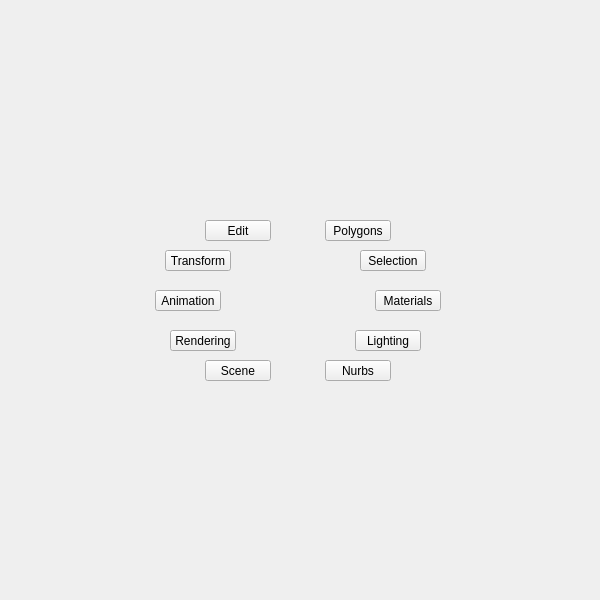
<?xml version="1.0" encoding="UTF-8"?>
<ui version="4.0">
 <class>QtUi</class>
 <widget class="QMainWindow" name="QtUi">
  <property name="enabled">
   <bool>true</bool>
  </property>
  <property name="geometry">
   <rect>
    <x>0</x>
    <y>0</y>
    <width>600</width>
    <height>600</height>
   </rect>
  </property>
  <property name="sizePolicy">
   <sizepolicy hsizetype="Ignored" vsizetype="Ignored">
    <horstretch>0</horstretch>
    <verstretch>0</verstretch>
   </sizepolicy>
  </property>
  <property name="minimumSize">
   <size>
    <width>0</width>
    <height>0</height>
   </size>
  </property>
  <property name="maximumSize">
   <size>
    <width>600</width>
    <height>600</height>
   </size>
  </property>
  <property name="cursor">
   <cursorShape>ArrowCursor</cursorShape>
  </property>
  <property name="windowTitle">
   <string>Toolkit</string>
  </property>
  <property name="whatsThis">
   <string>main</string>
  </property>
  <property name="toolButtonStyle">
   <enum>Qt::ToolButtonIconOnly</enum>
  </property>
  <property name="tabShape">
   <enum>QTabWidget::Triangular</enum>
  </property>
  <property name="dockNestingEnabled">
   <bool>true</bool>
  </property>
  <property name="dockOptions">
   <set>QMainWindow::AllowNestedDocks|QMainWindow::AllowTabbedDocks|QMainWindow::AnimatedDocks|QMainWindow::ForceTabbedDocks</set>
  </property>
  <widget class="QWidget" name="mainWindow">
   <property name="sizePolicy">
    <sizepolicy hsizetype="Ignored" vsizetype="Ignored">
     <horstretch>0</horstretch>
     <verstretch>0</verstretch>
    </sizepolicy>
   </property>
   <widget class="QWidget" name="r002" native="true">
    <property name="geometry">
     <rect>
      <x>155</x>
      <y>0</y>
      <width>286</width>
      <height>211</height>
     </rect>
    </property>
   </widget>
   <widget class="QWidget" name="r001" native="true">
    <property name="geometry">
     <rect>
      <x>155</x>
      <y>390</y>
      <width>286</width>
      <height>211</height>
     </rect>
    </property>
   </widget>
   <widget class="QWidget" name="main" native="true">
    <property name="geometry">
     <rect>
      <x>155</x>
      <y>220</y>
      <width>286</width>
      <height>161</height>
     </rect>
    </property>
    <widget class="QPushButton" name="i010">
     <property name="geometry">
      <rect>
       <x>170</x>
       <y>0</y>
       <width>66</width>
       <height>21</height>
      </rect>
     </property>
     <property name="minimumSize">
      <size>
       <width>0</width>
       <height>21</height>
      </size>
     </property>
     <property name="maximumSize">
      <size>
       <width>16777215</width>
       <height>21</height>
      </size>
     </property>
     <property name="whatsThis">
      <string>polygons</string>
     </property>
     <property name="text">
      <string>Polygons</string>
     </property>
    </widget>
    <widget class="QPushButton" name="i012">
     <property name="geometry">
      <rect>
       <x>220</x>
       <y>70</y>
       <width>66</width>
       <height>21</height>
      </rect>
     </property>
     <property name="minimumSize">
      <size>
       <width>0</width>
       <height>21</height>
      </size>
     </property>
     <property name="maximumSize">
      <size>
       <width>16777215</width>
       <height>21</height>
      </size>
     </property>
     <property name="whatsThis">
      <string>materials</string>
     </property>
     <property name="text">
      <string>Materials</string>
     </property>
    </widget>
    <widget class="QPushButton" name="i013">
     <property name="geometry">
      <rect>
       <x>0</x>
       <y>70</y>
       <width>66</width>
       <height>21</height>
      </rect>
     </property>
     <property name="minimumSize">
      <size>
       <width>0</width>
       <height>21</height>
      </size>
     </property>
     <property name="maximumSize">
      <size>
       <width>16777215</width>
       <height>21</height>
      </size>
     </property>
     <property name="whatsThis">
      <string>animation</string>
     </property>
     <property name="text">
      <string>Animation</string>
     </property>
    </widget>
    <widget class="QPushButton" name="i009">
     <property name="geometry">
      <rect>
       <x>205</x>
       <y>30</y>
       <width>66</width>
       <height>21</height>
      </rect>
     </property>
     <property name="minimumSize">
      <size>
       <width>0</width>
       <height>21</height>
      </size>
     </property>
     <property name="maximumSize">
      <size>
       <width>16777215</width>
       <height>21</height>
      </size>
     </property>
     <property name="whatsThis">
      <string>selection</string>
     </property>
     <property name="text">
      <string>Selection</string>
     </property>
    </widget>
    <widget class="QPushButton" name="i008">
     <property name="geometry">
      <rect>
       <x>10</x>
       <y>30</y>
       <width>66</width>
       <height>21</height>
      </rect>
     </property>
     <property name="minimumSize">
      <size>
       <width>0</width>
       <height>21</height>
      </size>
     </property>
     <property name="maximumSize">
      <size>
       <width>16777215</width>
       <height>21</height>
      </size>
     </property>
     <property name="whatsThis">
      <string>transform</string>
     </property>
     <property name="text">
      <string>Transform</string>
     </property>
    </widget>
    <widget class="QPushButton" name="i007">
     <property name="geometry">
      <rect>
       <x>50</x>
       <y>0</y>
       <width>66</width>
       <height>21</height>
      </rect>
     </property>
     <property name="minimumSize">
      <size>
       <width>0</width>
       <height>21</height>
      </size>
     </property>
     <property name="maximumSize">
      <size>
       <width>16777215</width>
       <height>21</height>
      </size>
     </property>
     <property name="whatsThis">
      <string>edit</string>
     </property>
     <property name="text">
      <string>Edit</string>
     </property>
    </widget>
    <widget class="QPushButton" name="i011">
     <property name="geometry">
      <rect>
       <x>170</x>
       <y>140</y>
       <width>66</width>
       <height>21</height>
      </rect>
     </property>
     <property name="minimumSize">
      <size>
       <width>0</width>
       <height>21</height>
      </size>
     </property>
     <property name="maximumSize">
      <size>
       <width>16777215</width>
       <height>21</height>
      </size>
     </property>
     <property name="whatsThis">
      <string>nurbs</string>
     </property>
     <property name="text">
      <string>Nurbs</string>
     </property>
    </widget>
    <widget class="QPushButton" name="i014">
     <property name="geometry">
      <rect>
       <x>200</x>
       <y>110</y>
       <width>66</width>
       <height>21</height>
      </rect>
     </property>
     <property name="minimumSize">
      <size>
       <width>0</width>
       <height>21</height>
      </size>
     </property>
     <property name="maximumSize">
      <size>
       <width>16777215</width>
       <height>21</height>
      </size>
     </property>
     <property name="whatsThis">
      <string>lighting</string>
     </property>
     <property name="text">
      <string>Lighting</string>
     </property>
    </widget>
    <widget class="QPushButton" name="i015">
     <property name="geometry">
      <rect>
       <x>15</x>
       <y>110</y>
       <width>66</width>
       <height>21</height>
      </rect>
     </property>
     <property name="minimumSize">
      <size>
       <width>0</width>
       <height>21</height>
      </size>
     </property>
     <property name="maximumSize">
      <size>
       <width>16777215</width>
       <height>21</height>
      </size>
     </property>
     <property name="whatsThis">
      <string>rendering</string>
     </property>
     <property name="text">
      <string>Rendering</string>
     </property>
    </widget>
    <widget class="QPushButton" name="i003">
     <property name="geometry">
      <rect>
       <x>50</x>
       <y>140</y>
       <width>66</width>
       <height>21</height>
      </rect>
     </property>
     <property name="minimumSize">
      <size>
       <width>0</width>
       <height>21</height>
      </size>
     </property>
     <property name="maximumSize">
      <size>
       <width>16777215</width>
       <height>21</height>
      </size>
     </property>
     <property name="whatsThis">
      <string>scene</string>
     </property>
     <property name="text">
      <string>Scene</string>
     </property>
    </widget>
   </widget>
   <zorder>main</zorder>
   <zorder>r002</zorder>
   <zorder>r001</zorder>
  </widget>
 </widget>
 <resources/>
 <connections/>
 <designerdata>
  <property name="gridDeltaX">
   <number>5</number>
  </property>
  <property name="gridDeltaY">
   <number>10</number>
  </property>
  <property name="gridSnapX">
   <bool>true</bool>
  </property>
  <property name="gridSnapY">
   <bool>true</bool>
  </property>
  <property name="gridVisible">
   <bool>true</bool>
  </property>
 </designerdata>
</ui>
